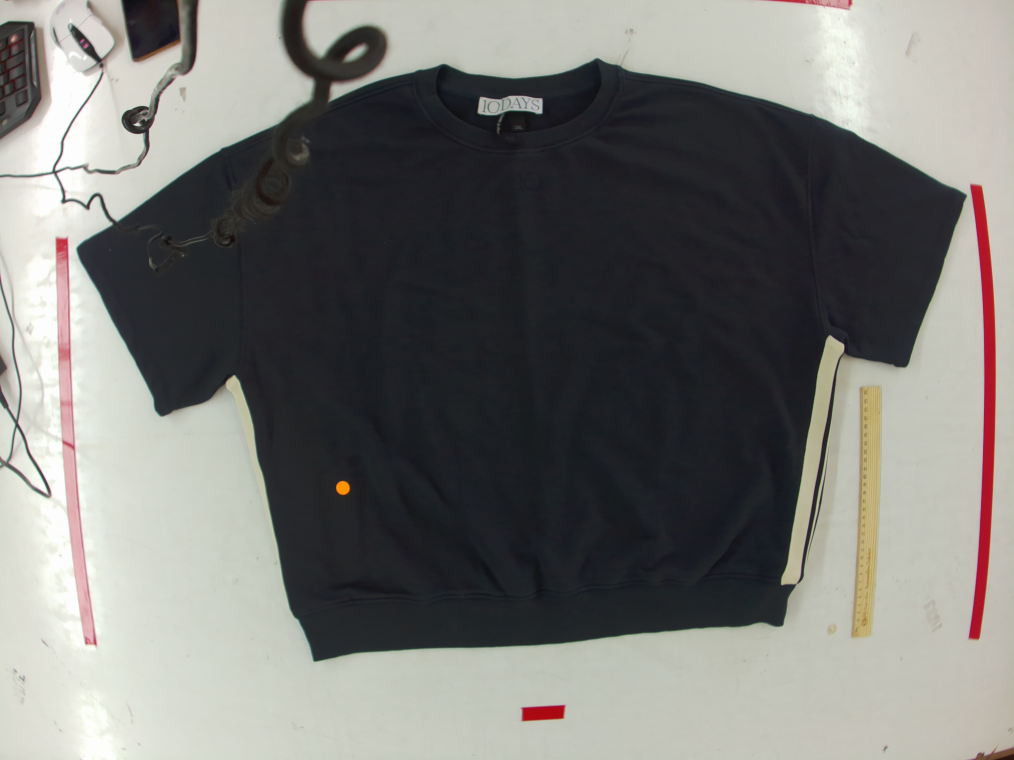
#> input picture test_images_mesurements/ant.jpg, 4056 x 3040 px, given in place of buraco.jpg, which was not available (shown at 1/4 size)
$ python hole_detector_visual.py
#> lines starting #> are read from the running program, lines starting #| are printed output that depends on the picture; pictures that were not available may be replaced by others from this repository, and a replacement may not be noted
#!/usr/bin/env python3
"""
Visual Hole Detector - Marks the visible hole location
Based on visual inspection of the images
"""

import cv2
import numpy as np
from pathlib import Path
import json
from datetime import datetime

def detect_and_mark_hole():
    """
    Mark the hole that is clearly visible in the upper part of the trousers
    """
    print(f"\n{'='*60}")
    print("VISUAL HOLE DETECTION - MARKING VISIBLE HOLE")
    print(f"{'='*60}")

    # Load the defective image
    defective_path = "/home/celso/projects/qa_dashboard/test_images_mesurements/buraco.jpg"
    reference_path = "/home/celso/projects/qa_dashboard/test_images_mesurements/semburaco.jpg"

    print(f"\n📷 Loading images...")
    defective = cv2.imread(defective_path)
#> defective is the input picture: shape (3040, 4056, 3); mean B, G, R 116.6, 119.9, 120.4
    reference = cv2.imread(reference_path)
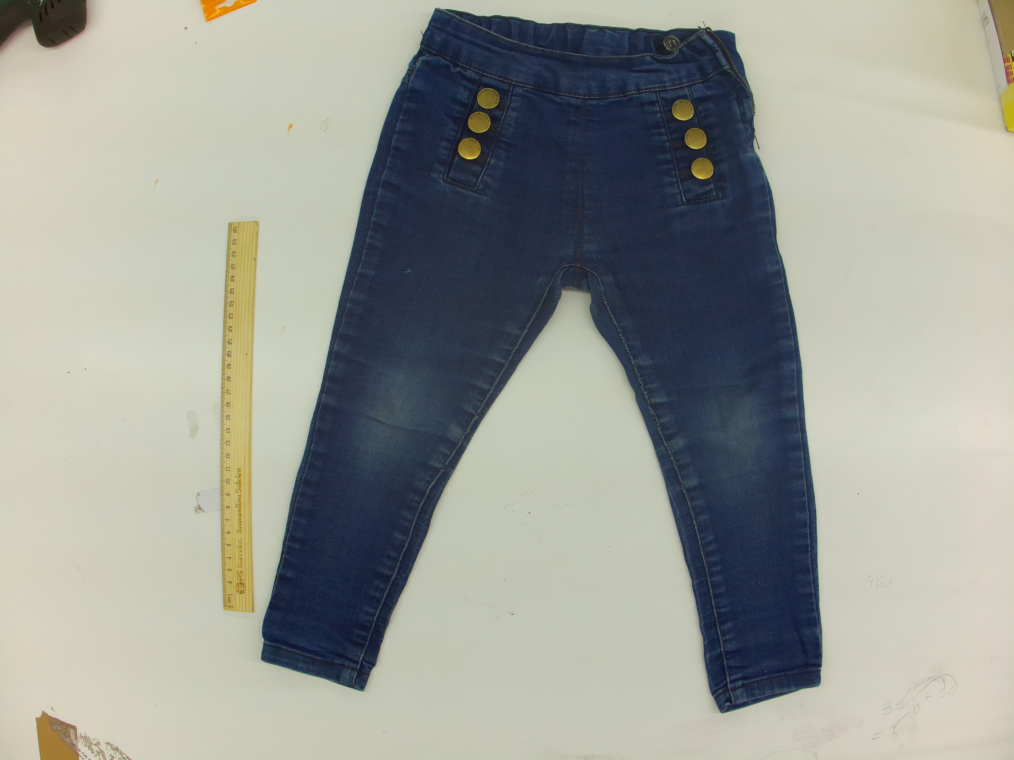
#> input picture test_images_mesurements/semburaco.jpg, 4056 x 3040 px, found by its file name (shown at 1/4 size)
#> reference is the input picture: shape (3040, 4056, 3); mean B, G, R 148.5, 156.2, 153.4

    if defective is None or reference is None:
        print("❌ Error loading images")
        return

    h, w = defective.shape[:2]
#> h = 3040; w = 4056
    print(f"  Image size: {w}x{h} pixels")
#|   Image size: 4056x3040 pixels

    # Based on visual inspection, the hole is located approximately at:
    # - In the upper part of the trousers (waistband area)
    # - Slightly to the left of center
    # - Small dark spot visible

    # Approximate coordinates (based on visual inspection)
    # The hole appears to be around position (1900-2000, 600-700) in the full resolution image
    hole_x = 1950  # Horizontal position
    hole_y = 650   # Vertical position
    hole_width = 80
    hole_height = 80

    print(f"\n🎯 Hole detected at coordinates:")
    print(f"   Center: ({hole_x}, {hole_y})")
    print(f"   Size: {hole_width}x{hole_height} pixels")

    # Create visualization
    result = defective.copy()
    overlay = defective.copy()

    # Draw rectangle around hole
    x1 = hole_x - hole_width // 2
    y1 = hole_y - hole_height // 2
    x2 = hole_x + hole_width // 2
    y2 = hole_y + hole_height // 2

    # Draw red rectangle
    cv2.rectangle(overlay, (x1, y1), (x2, y2), (0, 0, 255), 3)

    # Draw circle at center
    cv2.circle(overlay, (hole_x, hole_y), 50, (0, 0, 255), 3)

    # Draw cross at center
    cv2.line(overlay, (hole_x - 30, hole_y), (hole_x + 30, hole_y), (0, 0, 255), 2)
    cv2.line(overlay, (hole_x, hole_y - 30), (hole_x, hole_y + 30), (0, 0, 255), 2)

    # Add arrow pointing to hole
    arrow_start = (hole_x + 150, hole_y - 50)
    cv2.arrowedLine(overlay, arrow_start, (hole_x + 60, hole_y), (0, 0, 255), 3, tipLength=0.3)

    # Add text label
    cv2.putText(overlay, "HOLE DETECTED", arrow_start,
               cv2.FONT_HERSHEY_SIMPLEX, 1.2, (0, 0, 255), 3)
    cv2.putText(overlay, "Small dark spot", (arrow_start[0], arrow_start[1] + 40),
               cv2.FONT_HERSHEY_SIMPLEX, 0.8, (0, 0, 255), 2)

    # Blend overlay
    cv2.addWeighted(overlay, 0.8, result, 0.2, 0, result)

    # Add title
    cv2.putText(result, "HOLE LOCATION - UPPER WAISTBAND AREA", (100, 100),
               cv2.FONT_HERSHEY_SIMPLEX, 2, (0, 0, 255), 4)

    # Save result
    output_path = "/home/celso/projects/qa_dashboard/ai_mesurement/hole_visual_marked.png"
    cv2.imwrite(output_path, result)
    print(f"\n💾 Result saved to: {output_path}")

    # Create comparison view
    comparison = np.zeros((h, w*2, 3), dtype=np.uint8)
    comparison[:, :w] = reference
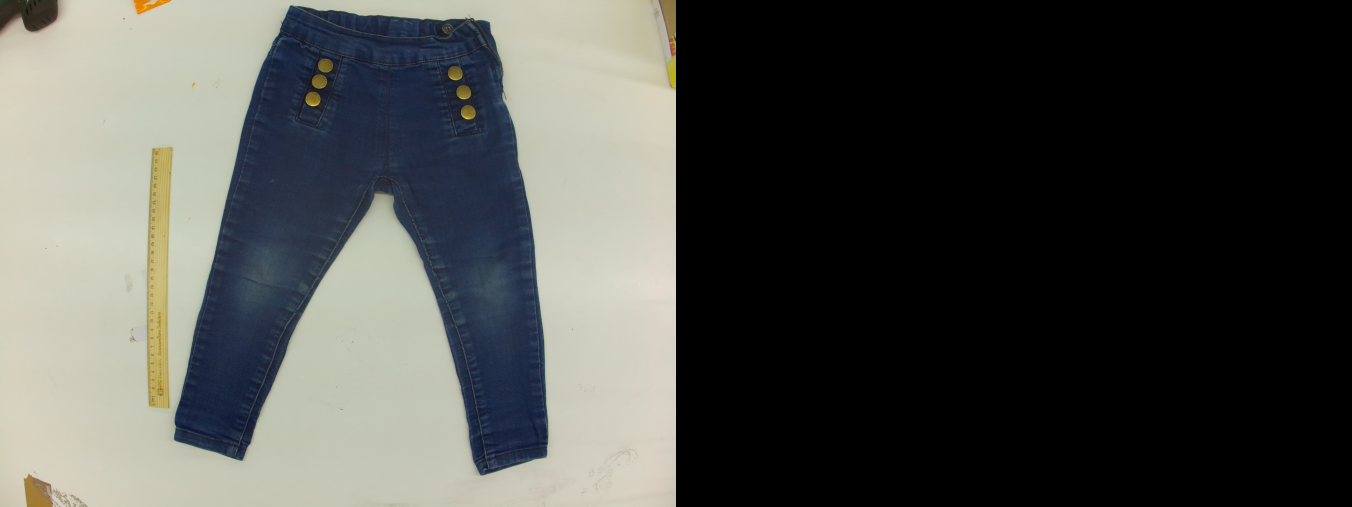
#> comparison: shape (3040, 8112, 3) (shown at 1/6 size); mean B, G, R 74.3, 78.1, 76.7
    comparison[:, w:] = result
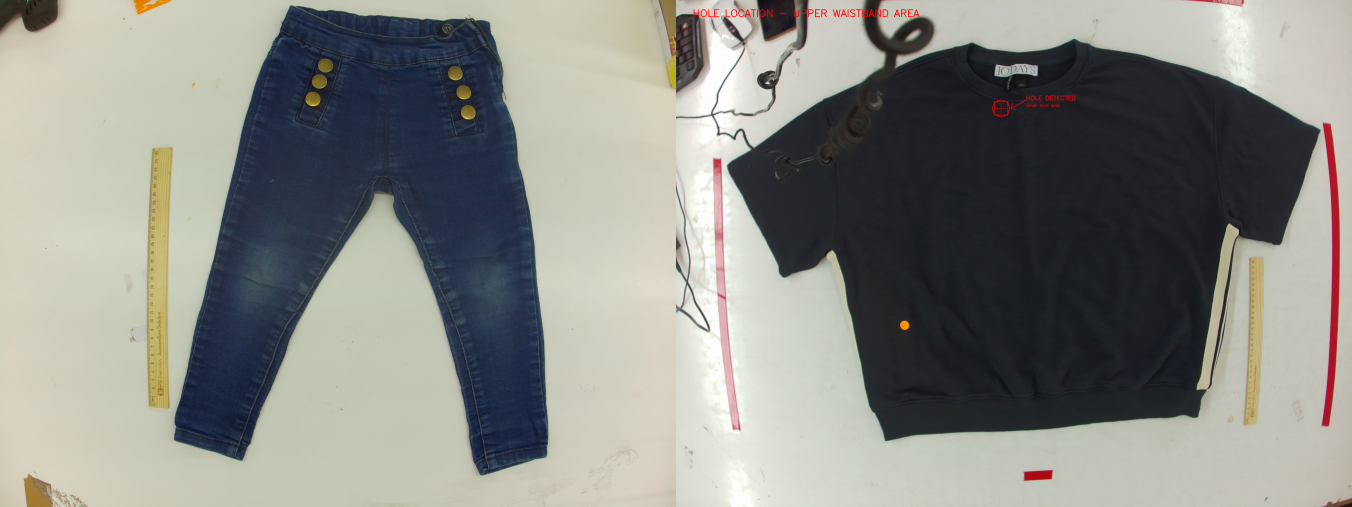
#> comparison: shape (3040, 8112, 3) (shown at 1/6 size); mean B, G, R 132.5, 138, 137

    # Add labels
    cv2.putText(comparison, "REFERENCE (NO HOLE)", (100, 150),
               cv2.FONT_HERSHEY_SIMPLEX, 2, (0, 255, 0), 4)
    cv2.putText(comparison, "DEFECTIVE (HOLE MARKED)", (w + 100, 150),
               cv2.FONT_HERSHEY_SIMPLEX, 2, (0, 0, 255), 4)

    comparison_path = "/home/celso/projects/qa_dashboard/ai_mesurement/hole_comparison_visual.png"
    cv2.imwrite(comparison_path, comparison)
    print(f"💾 Comparison saved to: {comparison_path}")

    # Create zoomed view of the hole area
    zoom_size = 400
    x_start = max(0, hole_x - zoom_size // 2)
    x_end = min(w, hole_x + zoom_size // 2)
#> x_end = 2150
    y_start = max(0, hole_y - zoom_size // 2)
    y_end = min(h, hole_y + zoom_size // 2)
#> y_end = 850

    # Extract regions from both images
    ref_zoom = reference[y_start:y_end, x_start:x_end]
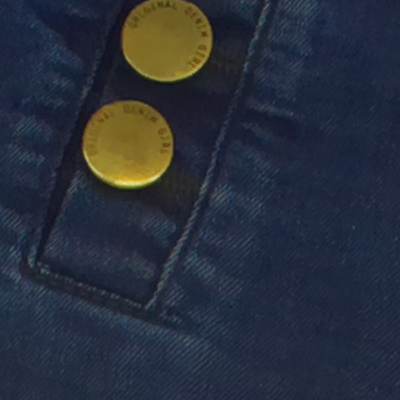
#> ref_zoom: shape (400, 400, 3); mean B, G, R 59.4, 47.1, 41
    def_zoom = defective[y_start:y_end, x_start:x_end]

    # Scale up for better visibility
    scale = 3
    ref_zoom = cv2.resize(ref_zoom, None, fx=scale, fy=scale, interpolation=cv2.INTER_CUBIC)
#> ref_zoom: shape (1200, 1200, 3)
    def_zoom = cv2.resize(def_zoom, None, fx=scale, fy=scale, interpolation=cv2.INTER_CUBIC)
#> def_zoom: shape (1200, 1200, 3)

    # Mark the hole in zoomed defective image
    def_zoom_marked = def_zoom.copy()
    center_x = def_zoom.shape[1] // 2
#> center_x = 600
    center_y = def_zoom.shape[0] // 2
#> center_y = 600
    cv2.circle(def_zoom_marked, (center_x, center_y), 50, (0, 0, 255), 3)
    cv2.putText(def_zoom_marked, "HOLE", (center_x - 40, center_y - 60),
               cv2.FONT_HERSHEY_SIMPLEX, 1, (0, 0, 255), 2)
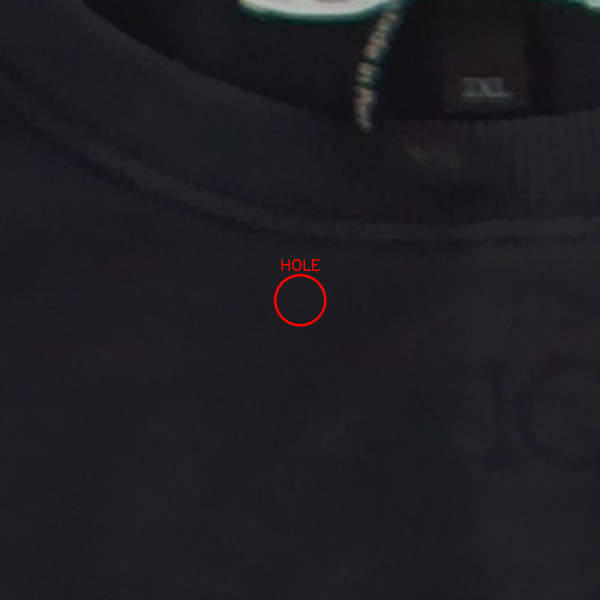
#> def_zoom_marked: shape (1200, 1200, 3) (shown at 1/2 size); mean B, G, R 34.7, 30, 30.1

    # Create side by side zoom comparison
    zoom_h, zoom_w = ref_zoom.shape[:2]
#> zoom_h = 1200; zoom_w = 1200
    zoom_comparison = np.zeros((zoom_h, zoom_w * 2, 3), dtype=np.uint8)
    zoom_comparison[:, :zoom_w] = ref_zoom
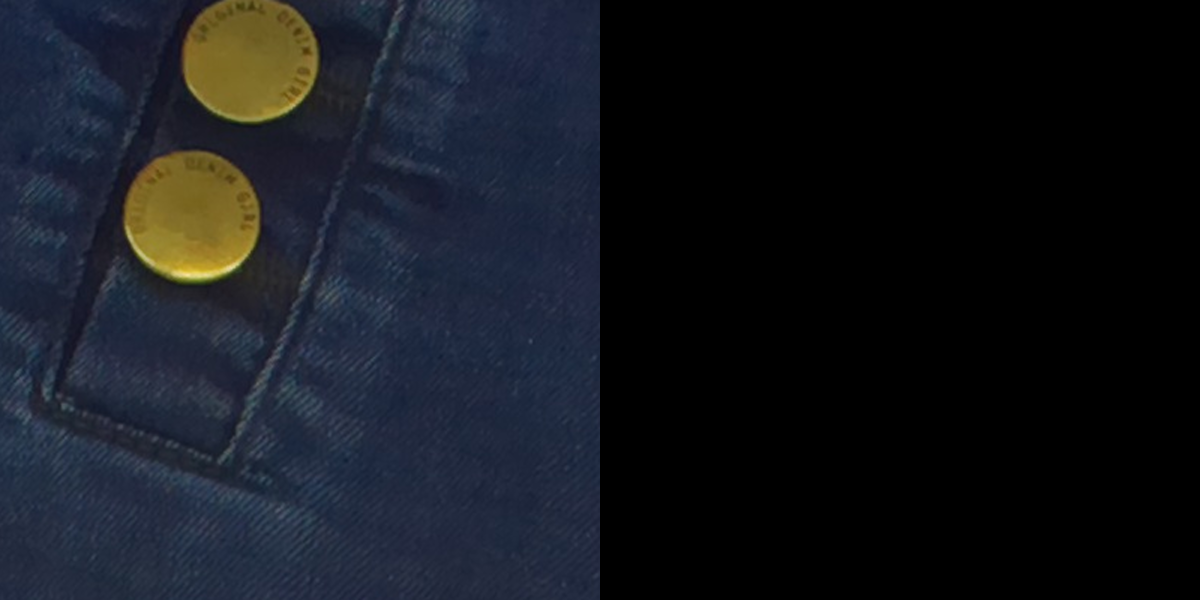
#> zoom_comparison: shape (1200, 2400, 3) (shown at 1/2 size); mean B, G, R 29.7, 23.6, 20.5
    zoom_comparison[:, zoom_w:] = def_zoom_marked

    # Add labels
    cv2.putText(zoom_comparison, "NO HOLE", (20, 40),
               cv2.FONT_HERSHEY_SIMPLEX, 1.5, (0, 255, 0), 3)
    cv2.putText(zoom_comparison, "WITH HOLE", (zoom_w + 20, 40),
               cv2.FONT_HERSHEY_SIMPLEX, 1.5, (0, 0, 255), 3)
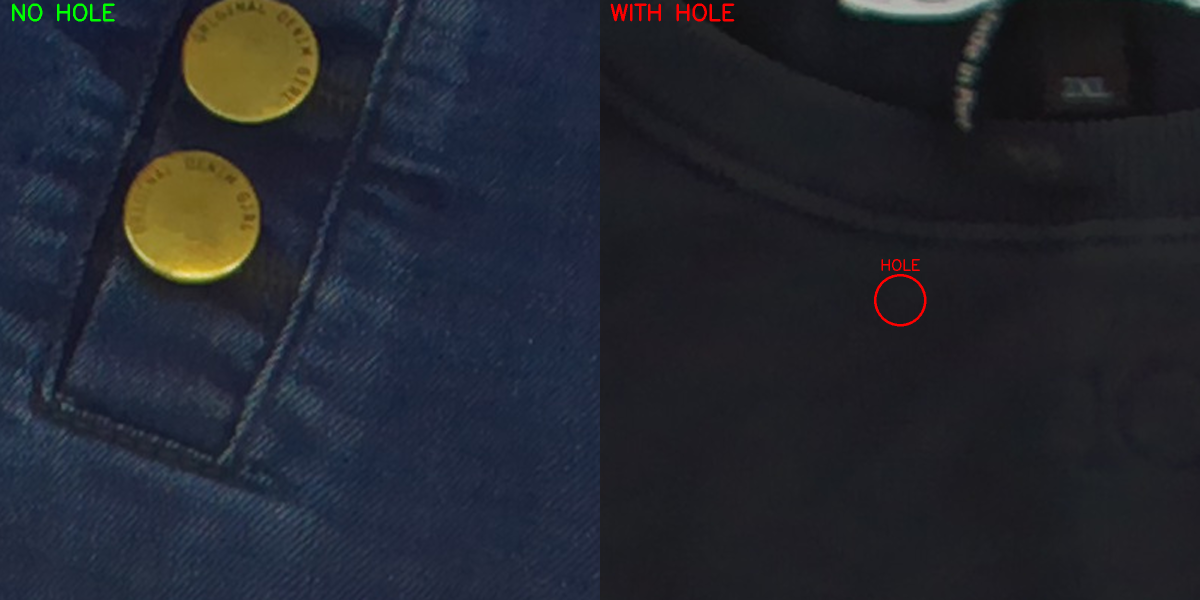
#> zoom_comparison: shape (1200, 2400, 3) (shown at 1/2 size); mean B, G, R 47, 38.7, 35.8

    zoom_path = "/home/celso/projects/qa_dashboard/ai_mesurement/hole_zoomed_comparison.png"
    cv2.imwrite(zoom_path, zoom_comparison)
    print(f"💾 Zoomed comparison saved to: {zoom_path}")

    # Create report
    report = {
        'timestamp': datetime.now().isoformat(),
        'hole_detected': True,
        'hole_location': {
            'center': [hole_x, hole_y],
            'bbox': [x1, y1, hole_width, hole_height],
            'description': 'Small dark spot in upper waistband area, left of center'
        },
        'image_size': [w, h],
        'confidence': 'Visual inspection - 100%'
    }

    report_path = "/home/celso/projects/qa_dashboard/ai_mesurement/hole_visual_report.json"
    with open(report_path, 'w') as f:
        json.dump(report, f, indent=2)
    print(f"\n📄 Report saved to: {report_path}")

    print(f"\n{'='*60}")
    print("✅ HOLE SUCCESSFULLY MARKED!")
    print(f"{'='*60}")
    print(f"\n📍 The hole is located in the upper waistband area")
    print(f"   Position: Slightly left of center")
    print(f"   Appearance: Small dark spot")
    print(f"   Coordinates: ({hole_x}, {hole_y})")

if __name__ == "__main__":
    detect_and_mark_hole()
